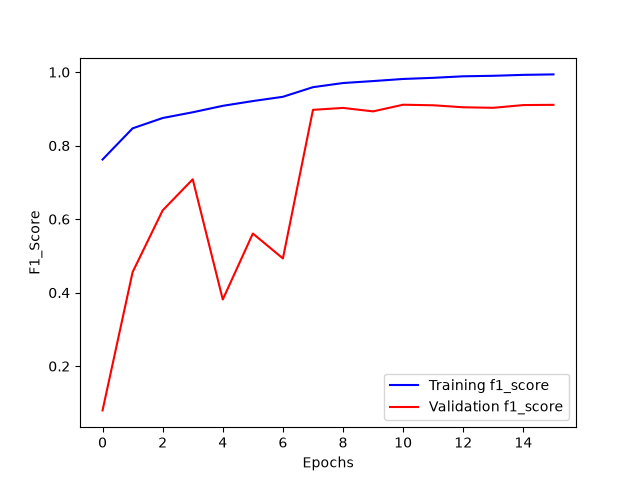

This chart was generated by the following Python code:
# %%
# Pour la manipulation de tableaux
import numpy as np

# Imports nécessaires pour construire un modèle CNN avec l'API fonctionnelle de Keras
from tensorflow.keras.layers import Input, Dense
from tensorflow.keras.models import Model,load_model
from tensorflow.keras.layers import Dropout 
from tensorflow.keras.layers import Flatten
from tensorflow.keras.layers import Conv2D 
from tensorflow.keras.layers import MaxPooling2D
from tensorflow.keras.layers import Rescaling
from tensorflow.keras.layers import BatchNormalization,GlobalAveragePooling2D
from tensorflow.keras.preprocessing import image_dataset_from_directory
from tensorflow.keras.regularizers import l2
from sklearn.metrics import f1_score, accuracy_score, classification_report
from sklearn.utils.class_weight import compute_class_weight

# Pour encoder les labels
from tensorflow.keras.utils import to_categorical 

# Pour évaluer les performances 
from sklearn import metrics

# Pour visualiser les performances
import matplotlib.pyplot as plt
from matplotlib import cm
import seaborn as sns
import keras



# %%
import tensorflow as tf
tf.config.list_physical_devices('GPU')

# %%
train_ds = image_dataset_from_directory(
    directory="../../../COVID-19_Radiography_Dataset_split/train_augmented/",                                 
    image_size=(299, 299),
    batch_size = 32,
    labels="inferred",
    shuffle=True,
    seed=42,
    color_mode='grayscale'
    
)

# %%
train_ds_not_augmented = image_dataset_from_directory(
    directory="../../../COVID-19_Radiography_Dataset_split/train/",                                 
    image_size=(299, 299),
    batch_size = 32,
    labels="inferred",
    shuffle=True,
    seed = 42,
    color_mode='grayscale'
    
)


# %%
val_ds = image_dataset_from_directory(
    directory="../../../COVID-19_Radiography_Dataset_split/validation/",                                 
    image_size=(299, 299),
    batch_size = 32,
    labels="inferred",
    seed = 42,
    shuffle=True,
    color_mode='grayscale'
)



# %%
test_ds = image_dataset_from_directory(
    directory="../../../COVID-19_Radiography_Dataset_split/test/",                                 
    image_size=(299, 299),
    batch_size = 32,
    labels="inferred",
    seed = 42,
    shuffle=True,
    color_mode='grayscale'
)

# à calculer sur les labels du train 
y_train_not_augmented = np.concatenate([labels for images, labels in train_ds_not_augmented], axis=0)
class_weights = compute_class_weight('balanced', classes=np.unique(y_train_not_augmented), y=y_train_not_augmented)
class_weight_dict = dict(enumerate(class_weights))


# %%
from tensorflow.keras.callbacks import Callback
from timeit import default_timer as timer

class TimingCallback(Callback):
    def __init__(self, logs={}):
        self.logs=[]
    def on_epoch_begin(self, epoch, logs={}):
        self.starttime = timer()
    def on_epoch_end(self, epoch, logs={}):
        self.logs.append(timer()-self.starttime)

@keras.saving.register_keras_serializable()
class SparseF1Score(tf.keras.metrics.F1Score):
    """F1Score de Keras adaptée aux labels sparses (entiers) plutôt que one-hot."""
    def __init__(self, num_classes, **kwargs):
        super().__init__(**kwargs)
        self.num_classes_ = num_classes

    def update_state(self, y_true, y_pred, sample_weight=None):
        y_true = tf.one_hot(tf.cast(tf.reshape(y_true, [-1]), tf.int32), depth=self.num_classes_)
        return super().update_state(y_true, y_pred, sample_weight)
    

# %%
from tensorflow.keras.callbacks import ReduceLROnPlateau, EarlyStopping

early_stopping = EarlyStopping(
    patience=5,
    min_delta=0.01,
    verbose=1,
    mode='max',
    monitor='val_f1_score')

reduce_learning_rate = ReduceLROnPlateau(
                                    monitor="val_f1_score",
                                    patience=3, # si val_f1_score stagne sur 3 epochs consécutives selon la valeur min_delta
                                    min_delta=0.01,
                                    factor=0.1,  # On réduit le learning rate d'un facteur 0.1
                                    cooldown=4,  # On attend 4 epochs avant de réitérer 
                                    mode='max',
                                    verbose=1)

time_callback = TimingCallback()

# %%
# Instanciation des couches
inputs = Input(shape=(299, 299, 1), name="Input")

normalization_layer=Rescaling(1./255)

#layer 1 à 3
layer1 = Conv2D(
    filters=32,
    kernel_size=(3, 3),
    padding='same',
    activation='relu',
    name='conv_layer1',
    #kernel_regularizer=l2(1e-4)
)

layer2=BatchNormalization(name="BatchNormalization1")

layer3 = MaxPooling2D(
    pool_size=(2, 2),
    name='max_pooling_layer1'
)
#layer 4 à 6
layer4 = Conv2D(
    filters=64,
    kernel_size=(3, 3),
    padding='same',
    activation='relu',
    name='conv_layer2',
    #kernel_regularizer=l2(1e-4)
)

layer5=BatchNormalization(name="BatchNormalization2")

layer6 = MaxPooling2D(
    pool_size=(2, 2),
    name='max_pooling_layer2'
)

#layer 7 à 9
layer7 = Conv2D(
    filters=128,
    kernel_size=(3, 3),
    padding='same',
    activation='relu',
    name='conv_layer3',
    #kernel_regularizer=l2(1e-4)
)

layer8=BatchNormalization(name="BatchNormalization3")

layer9 = MaxPooling2D(
    pool_size=(2, 2),
    name='max_pooling_layer3'
)

#layer 10 à 12
layer10 = Conv2D(
    filters=256,
    kernel_size=(3, 3),
    padding='same',
    activation='relu',
    name='conv_layer4',
    #kernel_regularizer=l2(1e-4)
)

layer11=BatchNormalization(name="BatchNormalization4")

layer12 = MaxPooling2D(
    pool_size=(2, 2),
    name='max_pooling_layer4'
)


#layer 13 à 15
layer13 = Conv2D(
    filters=512,
    kernel_size=(3, 3),
    padding='same',
    activation='relu',
    name='conv_layer5',
    #kernel_regularizer=l2(1e-4)
)

layer14=BatchNormalization(name="BatchNormalization5")

layer15 = MaxPooling2D(
    pool_size=(2, 2),
    name='max_pooling_layer5'
)

#layer 17 à 21
layer16 = GlobalAveragePooling2D()
layer17 = Dropout(rate=0.3)

#layer18 = Flatten()

layer18 = Dense(
    units=128,
    activation='relu',
    name='dense_hidden_layer'
    
)

layer19 = Dropout(rate=0.3)

output_layer = Dense(
    units=4,
    activation='softmax',
    name='output_layer'
)


# %%
# Utilisation des couches
x= normalization_layer(inputs)
x = layer1(x)
x = layer2(x)
x = layer3(x)
x = layer4(x)
x = layer5(x)
x = layer6(x)
x = layer7(x)
x = layer8(x)
x = layer9(x)
x = layer10(x)
x = layer11(x)
x = layer12(x)
x = layer13(x)
x = layer14(x)
x = layer15(x)
x = layer16(x)
x = layer17(x)
x = layer18(x)
x = layer19(x)



# Création du modèle
outputs = output_layer(x)
model = Model(inputs=inputs, outputs=outputs)

# %%

import keras
model.compile(loss='sparse_categorical_crossentropy', # fonction de perte
              optimizer='adam',                # algorithme d'optimisation
              metrics=[SparseF1Score(num_classes=4, average='macro', name='f1_score')])            # métrique d'évaluation

model_history = model.fit(train_ds,
                          validation_data=val_ds,
                          epochs=50,
                          callbacks = [reduce_learning_rate,
                                       early_stopping,
                                       time_callback],
#                          class_weight=class_weight_dict,  # <-- ajouté             
                          shuffle=False) 

model.save('cnn_512.keras')




# %%
# Labels des axes
plt.xlabel('Epochs')
plt.ylabel('F1_Score')

# Courbe de la précision sur l'échantillon d'entrainement
plt.plot(
         model_history.history['f1_score'],
         label='Training f1_score',
         color='blue')

# Courbe de la précision sur l'échantillon de test
plt.plot(
         model_history.history['val_f1_score'], 
         label='Validation f1_score',
         color='red')

# Affichage de la légende
plt.legend()



# Sauvegarde
plt.savefig('cnn_512.png')
np.save('cnn_512.npy',model_history.history)

# Affichage de la figure
plt.show()
